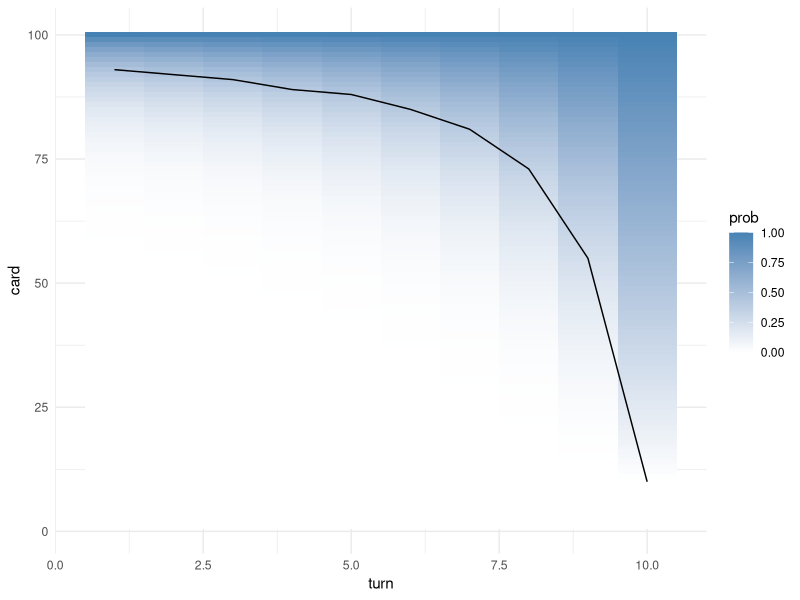

Write R code to recreate this figure.
# https://fivethirtyeight.com/features/pick-a-card-any-card/
# From a shuffled deck of 100 cards that are numbered 1 to 100, 
# you are dealt 10 cards face down. You turn the cards over one by one. 
# After each card, you must decide whether to end the game. 
# If you end the game on the highest card in the hand you were dealt, you win; 
# otherwise, you lose.
# What is the strategy that optimizes your chances of winning? 
# How does the strategy change as the sizes of the deck and the hand are changed?

# Libraries
library(tidyverse)

# Input
no_cards <- 100
no_turns <-  10

#Code
cards <- no_cards:1
turns <- no_turns:1

# If current card is not your high card then continue picking
# Otherwise if current card is your high card:

y <- matrix(NA, nrow = max(turns), ncol = max(cards))
for (i in cards) {
  x <- numeric(max(turns))
  for (j in turns) {
    lwr <- i - (max(turns) - j)
    tot <- max(cards) - (max(turns) - j)
    a <- pmax(0, (lwr - 1):(lwr - j))
    b <- (tot - 1):(tot - j)
    x[(max(turns) - j + 1)] <- tail(cumprod(a / b), 1)
  }
  y[, (max(cards) - i + 1)] <- x
}

xval <- yval <- numeric(nrow(y))
for (i in 1:nrow(y)) {
  xval[i] <- i
  yval[i] <- max(cards) - max(which(y[i, ] > 0.5))
}
yval <- c(yval[2:max(turns)], max(turns))
line <- tibble(x = xval, y = yval)

colnames(y) <- max(cards):1
y <- as_tibble(y) %>% 
  mutate(turn = 1:max(turns)) %>% 
  gather(max(cards):1, key = card, value = prob) %>% 
  mutate(card = as.numeric(card))

# Output
ggplot(y, aes(turn, card)) + 
  geom_tile(aes(fill = prob)) + 
  scale_fill_gradient(low = "white", high = "steelblue") +
  theme_minimal() +
  layer(geom = "line", stat = "identity", 
        position = "identity", data = line,
        aes(x, y))
as_tibble(paste0("For turn ", xval, " stop if card >= ", yval))
